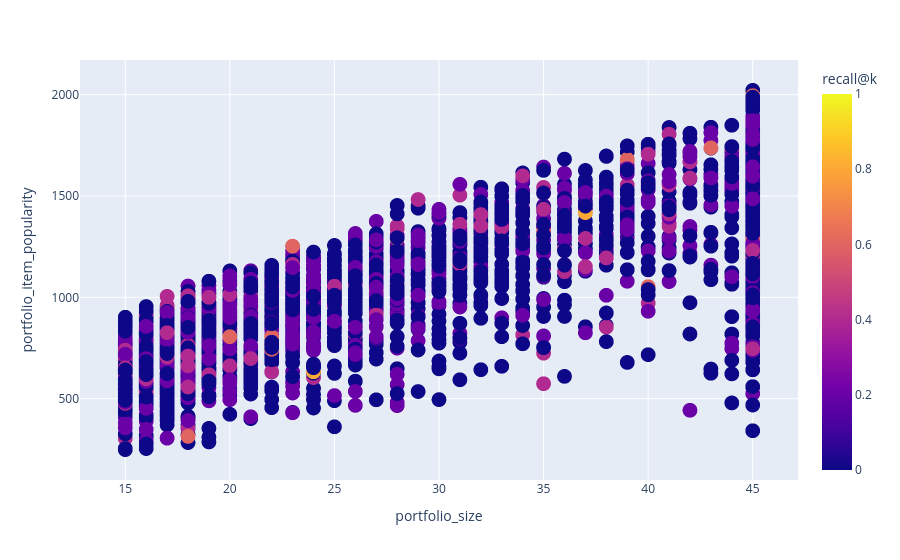

Write notebook code for a chart like this one.
### Code cell
fig = px.scatter(
    results_df, 
    x="portfolio_size", 
    y="portfolio_item_popularity", 
    color = "recall@k",
    # size = "precision@k",
    size_max = 30
    ) #symbol #, color="portfolio_size_bucket"
fig.update_traces(marker=dict(size=15))
fig.show()

### Figure 1 — Plotly figure (JSON) as saved in the notebook; plotly's stock layout.template omitted (floating-point values rounded to 4 significant figures; data arrays with more than 128 entries replaced by an {"elided": "..."} marker saying what was removed)
{"data": [{"hovertemplate": "portfolio_size=%{x}<br>portfolio_item_popularity=%{y}<br>recall@k=%{marker.color}<extra></extra>", "legendgroup": "", "marker": {"color": {"elided": "2984 float values"}, "coloraxis": "coloraxis", "size": 15, "symbol": "circle"}, "mode": "markers", "name": "", "showlegend": false, "type": "scattergl", "x": {"elided": "2984 int values"}, "xaxis": "x", "y": {"elided": "2984 float values"}, "yaxis": "y"}], "layout": {"coloraxis": {"colorbar": {"title": {"text": "recall@k"}}, "colorscale": [[0, "#0d0887"], [0.1111, "#46039f"], [0.2222, "#7201a8"], [0.3333, "#9c179e"], [0.4444, "#bd3786"], [0.5556, "#d8576b"], [0.6667, "#ed7953"], [0.7778, "#fb9f3a"], [0.8889, "#fdca26"], [1, "#f0f921"]]}, "legend": {"tracegroupgap": 0}, "margin": {"t": 60}, "xaxis": {"anchor": "y", "domain": [0, 1], "title": {"text": "portfolio_size"}}, "yaxis": {"anchor": "x", "domain": [0, 1], "title": {"text": "portfolio_item_popularity"}}}}
